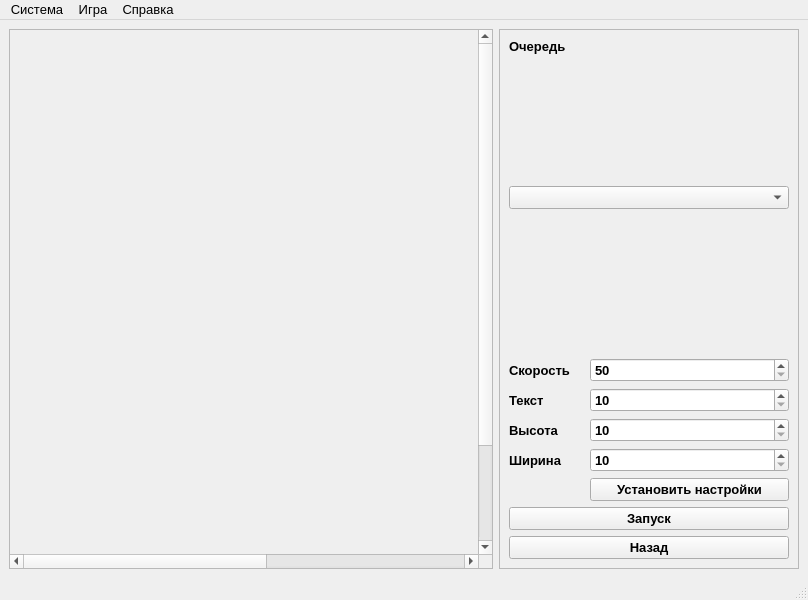
<?xml version="1.0" encoding="UTF-8"?>
<ui version="4.0">
 <class>MainWindow</class>
 <widget class="QMainWindow" name="MainWindow">
  <property name="geometry">
   <rect>
    <x>0</x>
    <y>0</y>
    <width>808</width>
    <height>600</height>
   </rect>
  </property>
  <property name="minimumSize">
   <size>
    <width>800</width>
    <height>600</height>
   </size>
  </property>
  <property name="font">
   <font>
    <pointsize>10</pointsize>
   </font>
  </property>
  <property name="windowTitle">
   <string>Кампания</string>
  </property>
  <widget class="QWidget" name="centralwidget">
   <layout class="QGridLayout" name="gridLayout_2">
    <item row="0" column="0">
     <layout class="QGridLayout" name="gridLayout">
      <item row="0" column="0">
       <widget class="QScrollArea" name="mapScrollArea">
        <property name="verticalScrollBarPolicy">
         <enum>Qt::ScrollBarAlwaysOn</enum>
        </property>
        <property name="horizontalScrollBarPolicy">
         <enum>Qt::ScrollBarAlwaysOn</enum>
        </property>
        <property name="sizeAdjustPolicy">
         <enum>QAbstractScrollArea::AdjustToContents</enum>
        </property>
        <property name="widgetResizable">
         <bool>false</bool>
        </property>
        <widget class="QWidget" name="scrollAreaWidgetContents">
         <property name="geometry">
          <rect>
           <x>0</x>
           <y>0</y>
           <width>848</width>
           <height>648</height>
          </rect>
         </property>
         <property name="sizePolicy">
          <sizepolicy hsizetype="Minimum" vsizetype="Minimum">
           <horstretch>0</horstretch>
           <verstretch>0</verstretch>
          </sizepolicy>
         </property>
         <layout class="QGridLayout" name="gridLayout_4"/>
        </widget>
       </widget>
      </item>
      <item row="0" column="1">
       <widget class="QFrame" name="frame">
        <property name="minimumSize">
         <size>
          <width>300</width>
          <height>0</height>
         </size>
        </property>
        <property name="maximumSize">
         <size>
          <width>300</width>
          <height>16777215</height>
         </size>
        </property>
        <property name="frameShape">
         <enum>QFrame::StyledPanel</enum>
        </property>
        <property name="frameShadow">
         <enum>QFrame::Raised</enum>
        </property>
        <layout class="QGridLayout" name="gridLayout_7">
         <item row="0" column="0">
          <layout class="QGridLayout" name="gridLayout_6">
           <item row="8" column="0">
            <widget class="QLabel" name="label_5">
             <property name="font">
              <font>
               <pointsize>10</pointsize>
               <weight>75</weight>
               <bold>true</bold>
              </font>
             </property>
             <property name="text">
              <string>Скорость</string>
             </property>
            </widget>
           </item>
           <item row="14" column="0" colspan="2">
            <widget class="QPushButton" name="startPushButton">
             <property name="font">
              <font>
               <pointsize>10</pointsize>
               <weight>75</weight>
               <bold>true</bold>
              </font>
             </property>
             <property name="text">
              <string>Запуск</string>
             </property>
            </widget>
           </item>
           <item row="0" column="1">
            <widget class="QLabel" name="queueLabel">
             <property name="font">
              <font>
               <pointsize>10</pointsize>
               <weight>75</weight>
               <bold>true</bold>
              </font>
             </property>
             <property name="text">
              <string/>
             </property>
            </widget>
           </item>
           <item row="0" column="0">
            <widget class="QLabel" name="label_4">
             <property name="font">
              <font>
               <pointsize>10</pointsize>
               <weight>75</weight>
               <bold>true</bold>
              </font>
             </property>
             <property name="text">
              <string>Очередь</string>
             </property>
            </widget>
           </item>
           <item row="10" column="0">
            <widget class="QLabel" name="label">
             <property name="font">
              <font>
               <pointsize>10</pointsize>
               <weight>75</weight>
               <bold>true</bold>
              </font>
             </property>
             <property name="text">
              <string>Высота</string>
             </property>
            </widget>
           </item>
           <item row="7" column="0">
            <spacer name="verticalSpacer">
             <property name="orientation">
              <enum>Qt::Vertical</enum>
             </property>
             <property name="sizeHint" stdset="0">
              <size>
               <width>20</width>
               <height>40</height>
              </size>
             </property>
            </spacer>
           </item>
           <item row="11" column="1">
            <widget class="QSpinBox" name="widthSpinBox">
             <property name="font">
              <font>
               <pointsize>10</pointsize>
               <weight>75</weight>
               <bold>true</bold>
              </font>
             </property>
             <property name="minimum">
              <number>10</number>
             </property>
             <property name="maximum">
              <number>200</number>
             </property>
            </widget>
           </item>
           <item row="5" column="0" colspan="2">
            <widget class="QComboBox" name="actionsComboBox">
             <property name="font">
              <font>
               <pointsize>10</pointsize>
               <weight>75</weight>
               <bold>true</bold>
              </font>
             </property>
            </widget>
           </item>
           <item row="10" column="1">
            <widget class="QSpinBox" name="heightSpinBox">
             <property name="font">
              <font>
               <pointsize>10</pointsize>
               <weight>75</weight>
               <bold>true</bold>
              </font>
             </property>
             <property name="minimum">
              <number>10</number>
             </property>
             <property name="maximum">
              <number>200</number>
             </property>
            </widget>
           </item>
           <item row="8" column="1">
            <widget class="QSpinBox" name="speedTimeSpinBox">
             <property name="font">
              <font>
               <pointsize>10</pointsize>
               <weight>75</weight>
               <bold>true</bold>
              </font>
             </property>
             <property name="minimum">
              <number>50</number>
             </property>
             <property name="maximum">
              <number>5000</number>
             </property>
            </widget>
           </item>
           <item row="15" column="0" colspan="2">
            <widget class="QPushButton" name="backPushButton">
             <property name="font">
              <font>
               <pointsize>10</pointsize>
               <weight>75</weight>
               <bold>true</bold>
              </font>
             </property>
             <property name="text">
              <string>Назад</string>
             </property>
            </widget>
           </item>
           <item row="4" column="1">
            <widget class="QLabel" name="healthLabel">
             <property name="font">
              <font>
               <pointsize>10</pointsize>
               <weight>75</weight>
               <bold>true</bold>
              </font>
             </property>
             <property name="text">
              <string/>
             </property>
            </widget>
           </item>
           <item row="3" column="1">
            <widget class="QLabel" name="posLabel">
             <property name="font">
              <font>
               <pointsize>10</pointsize>
               <weight>75</weight>
               <bold>true</bold>
              </font>
             </property>
             <property name="text">
              <string/>
             </property>
            </widget>
           </item>
           <item row="1" column="0" rowspan="4">
            <widget class="QLabel" name="imageLabel">
             <property name="minimumSize">
              <size>
               <width>75</width>
               <height>120</height>
              </size>
             </property>
             <property name="maximumSize">
              <size>
               <width>60</width>
               <height>120</height>
              </size>
             </property>
             <property name="font">
              <font>
               <pointsize>10</pointsize>
               <weight>75</weight>
               <bold>true</bold>
              </font>
             </property>
             <property name="text">
              <string/>
             </property>
             <property name="scaledContents">
              <bool>true</bool>
             </property>
             <property name="alignment">
              <set>Qt::AlignLeading|Qt::AlignLeft|Qt::AlignVCenter</set>
             </property>
            </widget>
           </item>
           <item row="9" column="0">
            <widget class="QLabel" name="label_3">
             <property name="font">
              <font>
               <pointsize>10</pointsize>
               <weight>75</weight>
               <bold>true</bold>
              </font>
             </property>
             <property name="text">
              <string>Текст</string>
             </property>
            </widget>
           </item>
           <item row="12" column="1">
            <widget class="QPushButton" name="setSizeGridPushButton">
             <property name="font">
              <font>
               <pointsize>10</pointsize>
               <weight>75</weight>
               <bold>true</bold>
              </font>
             </property>
             <property name="text">
              <string>Установить настройки</string>
             </property>
            </widget>
           </item>
           <item row="9" column="1">
            <widget class="QSpinBox" name="fontSpinBox">
             <property name="font">
              <font>
               <pointsize>10</pointsize>
               <weight>75</weight>
               <bold>true</bold>
              </font>
             </property>
             <property name="minimum">
              <number>10</number>
             </property>
             <property name="maximum">
              <number>200</number>
             </property>
            </widget>
           </item>
           <item row="2" column="1">
            <widget class="QLabel" name="groupLabel">
             <property name="font">
              <font>
               <pointsize>10</pointsize>
               <weight>75</weight>
               <bold>true</bold>
              </font>
             </property>
             <property name="text">
              <string/>
             </property>
            </widget>
           </item>
           <item row="1" column="1">
            <widget class="QLabel" name="nameLabel">
             <property name="sizePolicy">
              <sizepolicy hsizetype="Expanding" vsizetype="Preferred">
               <horstretch>0</horstretch>
               <verstretch>0</verstretch>
              </sizepolicy>
             </property>
             <property name="font">
              <font>
               <pointsize>10</pointsize>
               <weight>75</weight>
               <bold>true</bold>
              </font>
             </property>
             <property name="text">
              <string/>
             </property>
             <property name="alignment">
              <set>Qt::AlignLeading|Qt::AlignLeft|Qt::AlignVCenter</set>
             </property>
            </widget>
           </item>
           <item row="11" column="0">
            <widget class="QLabel" name="label_2">
             <property name="font">
              <font>
               <pointsize>10</pointsize>
               <weight>75</weight>
               <bold>true</bold>
              </font>
             </property>
             <property name="text">
              <string>Ширина</string>
             </property>
            </widget>
           </item>
          </layout>
         </item>
        </layout>
       </widget>
      </item>
     </layout>
    </item>
   </layout>
  </widget>
  <widget class="QMenuBar" name="menubar">
   <property name="geometry">
    <rect>
     <x>0</x>
     <y>0</y>
     <width>808</width>
     <height>23</height>
    </rect>
   </property>
   <widget class="QMenu" name="menu">
    <property name="title">
     <string>Система</string>
    </property>
    <addaction name="settingsAppAction"/>
    <addaction name="backAction"/>
    <addaction name="exitAction"/>
   </widget>
   <widget class="QMenu" name="menu_2">
    <property name="title">
     <string>Справка</string>
    </property>
    <addaction name="aboutAppAction"/>
   </widget>
   <widget class="QMenu" name="menu_3">
    <property name="title">
     <string>Игра</string>
    </property>
    <addaction name="showPowerTeamFirstAction"/>
    <addaction name="showPowerTeamSecondAction"/>
   </widget>
   <addaction name="menu"/>
   <addaction name="menu_3"/>
   <addaction name="menu_2"/>
  </widget>
  <widget class="QStatusBar" name="statusbar"/>
  <action name="backAction">
   <property name="text">
    <string>Назад (отмена игры)</string>
   </property>
  </action>
  <action name="exitAction">
   <property name="text">
    <string>Закрыть приложение</string>
   </property>
  </action>
  <action name="aboutAppAction">
   <property name="text">
    <string>О программе</string>
   </property>
  </action>
  <action name="showPowerTeamFirstAction">
   <property name="text">
    <string>Показать силу команды</string>
   </property>
  </action>
  <action name="showPowerTeamSecondAction">
   <property name="text">
    <string>Показать силу команды 2</string>
   </property>
  </action>
  <action name="action_3">
   <property name="text">
    <string>Старт</string>
   </property>
  </action>
  <action name="action_4">
   <property name="text">
    <string>Стоп</string>
   </property>
  </action>
  <action name="settingsAppAction">
   <property name="text">
    <string>Настройки</string>
   </property>
  </action>
 </widget>
 <resources/>
 <connections/>
</ui>
